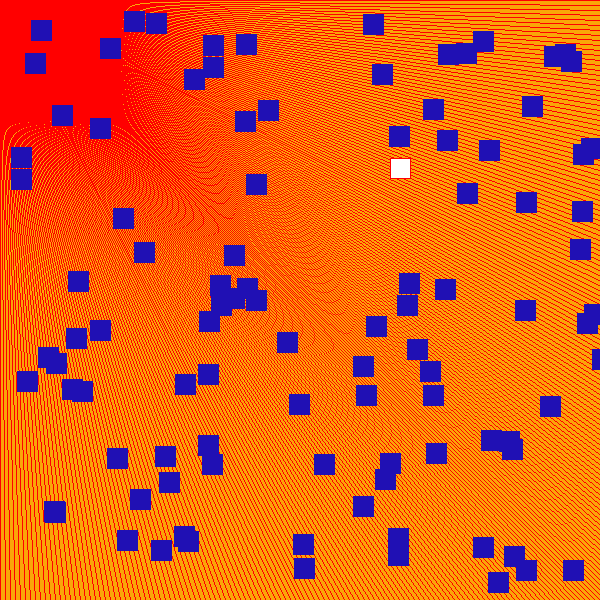
Frame 1 (no input)
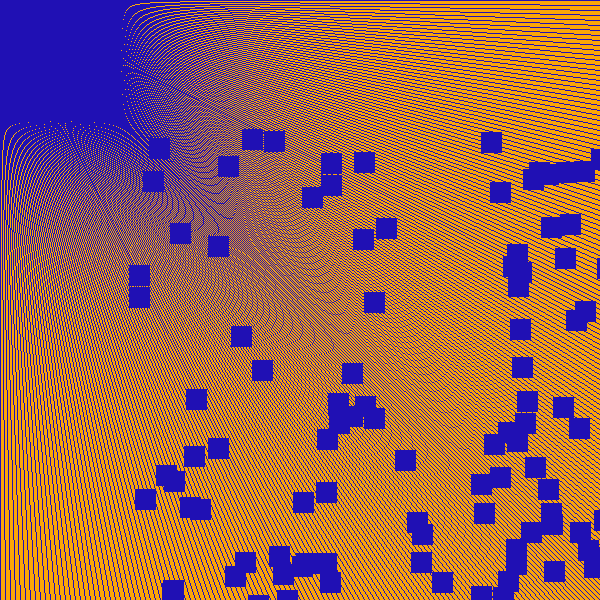
Frame 60 (the mouse pressed at the canvas centre just before this capture)
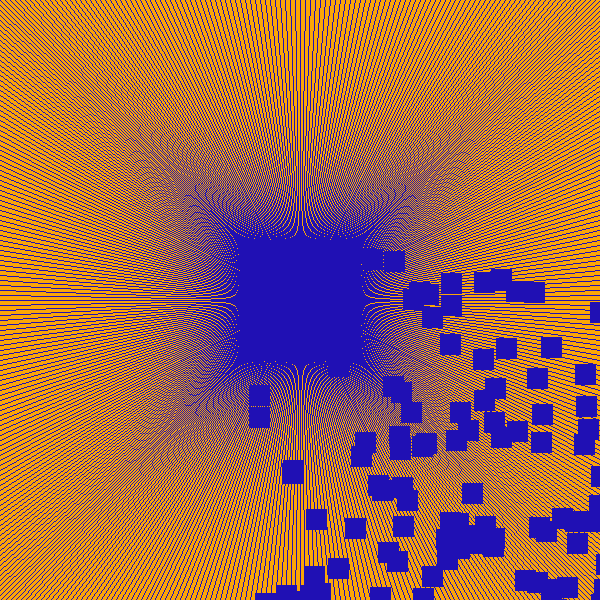
Frame 120 (the mouse held since frame 60 and released just before this capture)

The Processing sketch that drew these frames (run headless with seeded random() and noise(); from frame 60 on, the mouse is pressed at the canvas centre):

// Processing sketch: processing_98891
// ── processing_98891.pde


int totalElements = 100;
 
float[] pX = new float[totalElements];
float[] pY = new float[totalElements];
float[] vX = new float[totalElements];
float[] vY = new float[totalElements];
 
void setup() {
  noSmooth();
   size(600,600);
   stroke(255,0,0);
    
  for (int i=0; i < totalElements; i++) {
    pX[i] = random(width);
    pY[i] = random(height);
    vX[i] = random(2, 2);
    vY[i] = random(2, 2);
  }
  
}

 void dibuixa_fons(){
  }
  
  void posiciona_element(int posX,int posY){
  }

void draw() {
   
  background(250,165,8);
  for (int i = 0; i <= height; i = i +5) {
    line(mouseX,mouseY,width,i);
    line(mouseX,mouseY,0,i);
    line(mouseX,mouseY,i,0);
    line(mouseX,mouseY,i,height);
 
  }
 
  for (int i=0; i < totalElements; i++) {
    pX[i] += vX[i];
    pY[i] += vY[i];
 
    if (pX[i] < 0 || pX[i] > width) {
      vX[i] = -vX[i];
    }
    if (pY[i] < 0 || pY[i] > height) {
      vY[i] = -vY[i];
    }
 
    rect(pX[i], pY[i], 20, 20);
    stroke(32,16,180);
    fill(32,16,180);
     
  }
  }
